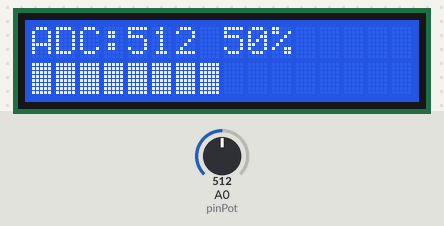
This sketch was run on a simulated Arduino Uno, built with avr-gcc and run on an emulated ATmega328P. Shown: 16×2 character LCD. Inputs (shaded band) come from the test bench; at power-on: A0 (pinPot) = 512. What the sketch prints to the serial monitor is not drawn.

Above: at 1.2 s.
1.3 s: A0 (pinPot) set to 716
At 2.6 s:
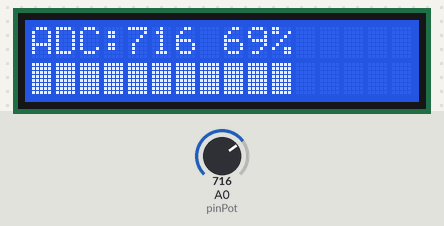
2.9 s: A0 (pinPot) set to 900
At 4.2 s:
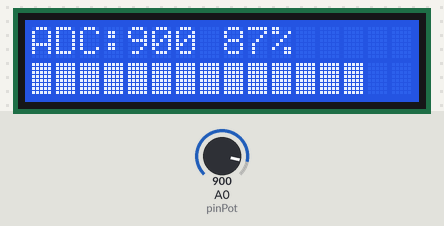
4.5 s: A0 (pinPot) set to 1023
At 5.9 s:
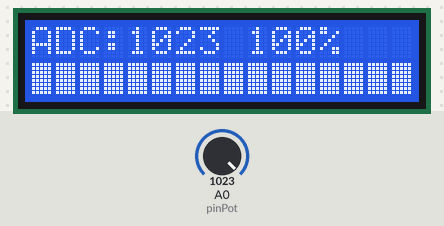
6.2 s: A0 (pinPot) set to 511
At 7.0 s:
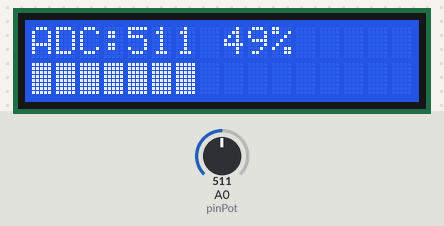
7.8 s: A0 (pinPot) set to 306
At 8.8 s:
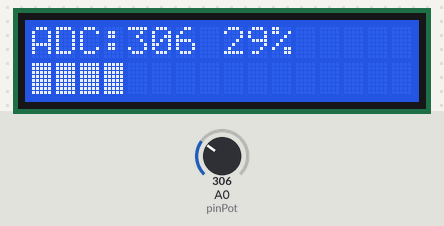
9.4 s: A0 (pinPot) set to 122
At 10.5 s:
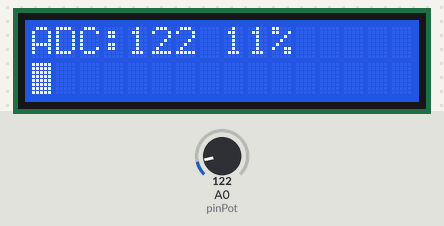
Timing chart, 0 to 12.0 s (numbered marks = the images above; inputs shaded):
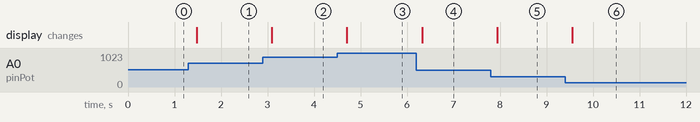

Measured:
- after the input at 1.3 s, the display: changes after 0.18 s (image 1)
- after the input at 2.9 s, the display: changes after 0.19 s (image 2)
- after the input at 4.5 s, the display: changes after 0.21 s (image 3)
- after the input at 6.2 s, the display: changes after 0.13 s (image 4)
- after the input at 7.8 s, the display: changes after 0.15 s (image 5)
- after the input at 9.4 s, the display: changes after 0.16 s (image 6)

The sketch:

percobaan_3B.ino
```cpp
#include <Wire.h>               // Library untuk komunikasi I2C [cite: 189]
#include <LiquidCrystal_I2C.h>  // Library untuk LCD I2C [cite: 189]
#include <Arduino.h>

// Inisialisasi LCD: Alamat 0x27, 16 kolom, 2 baris [cite: 189]
LiquidCrystal_I2C lcd(0x27, 16, 2);

const int pinPot = A0; // Pin untuk potensiometer [cite: 191]

void setup() {
  // Memulai komunikasi serial dengan baud rate 9600 [cite: 43]
  Serial.begin(9600);

  // Inisialisasi LCD dan lampu latar [cite: 189]
  lcd.init();
  lcd.backlight();
}

void loop() {
  // 1. Membaca nilai analog (0-1023) [cite: 189]
  int nilaiADC = analogRead(pinPot);

  // Jika ingin pembacaan minimal dimulai dari 1 (bukan 0)
  if (nilaiADC < 1) nilaiADC = 1;

  // 2. Menghitung nilai Volt (0.00 - 5.00V)
  // Pastikan menggunakan 1023.0 (desimal) agar hasil tidak menjadi 0 atau berantakan
  float tegangan = (nilaiADC / 1023.0) * 5.0;

  // 3. Menghitung persentase (0 - 100%) [cite: 196]
  int persen = map(nilaiADC, 0, 1023, 0, 100);

  // 4. Menampilkan ke Serial Monitor dengan format sesuai modul [cite: 196]
  // Format: ADC: [nilai] Volt: [nilai] V Persen: [nilai]%
  Serial.print("ADC: ");
  Serial.print(nilaiADC);
  Serial.print(" Volt: ");
  Serial.print(tegangan, 2); // Menampilkan 2 angka di belakang koma
  Serial.print(" V Persen: ");
  Serial.print(persen);
  Serial.println("%");

  // 5. Menampilkan ke LCD [cite: 183]
  // Baris 1: Menampilkan teks "ADC: " dan nilainya [cite: 189]
  lcd.setCursor(0, 0);
  lcd.print("ADC:");
  lcd.print(nilaiADC);
  lcd.print(" "); // Spasi pemisah
  lcd.print(persen);
  lcd.print("%   "); // Menghapus sisa karakter

  // Baris 2: Menampilkan level dalam bentuk bar (0-16 karakter) [cite: 184]
  int panjangBar = map(nilaiADC, 0, 1023, 0, 16);
  lcd.setCursor(0, 1);
  for (int i = 0; i < 16; i++) {
    if (i < panjangBar) {
      lcd.print((char)255); // Karakter blok penuh [cite: 189]
    } else {
      lcd.print(" ");       // Karakter kosong [cite: 189]
    }
  }

  delay(200); // Jeda agar tampilan stabil [cite: 189]
}
```
